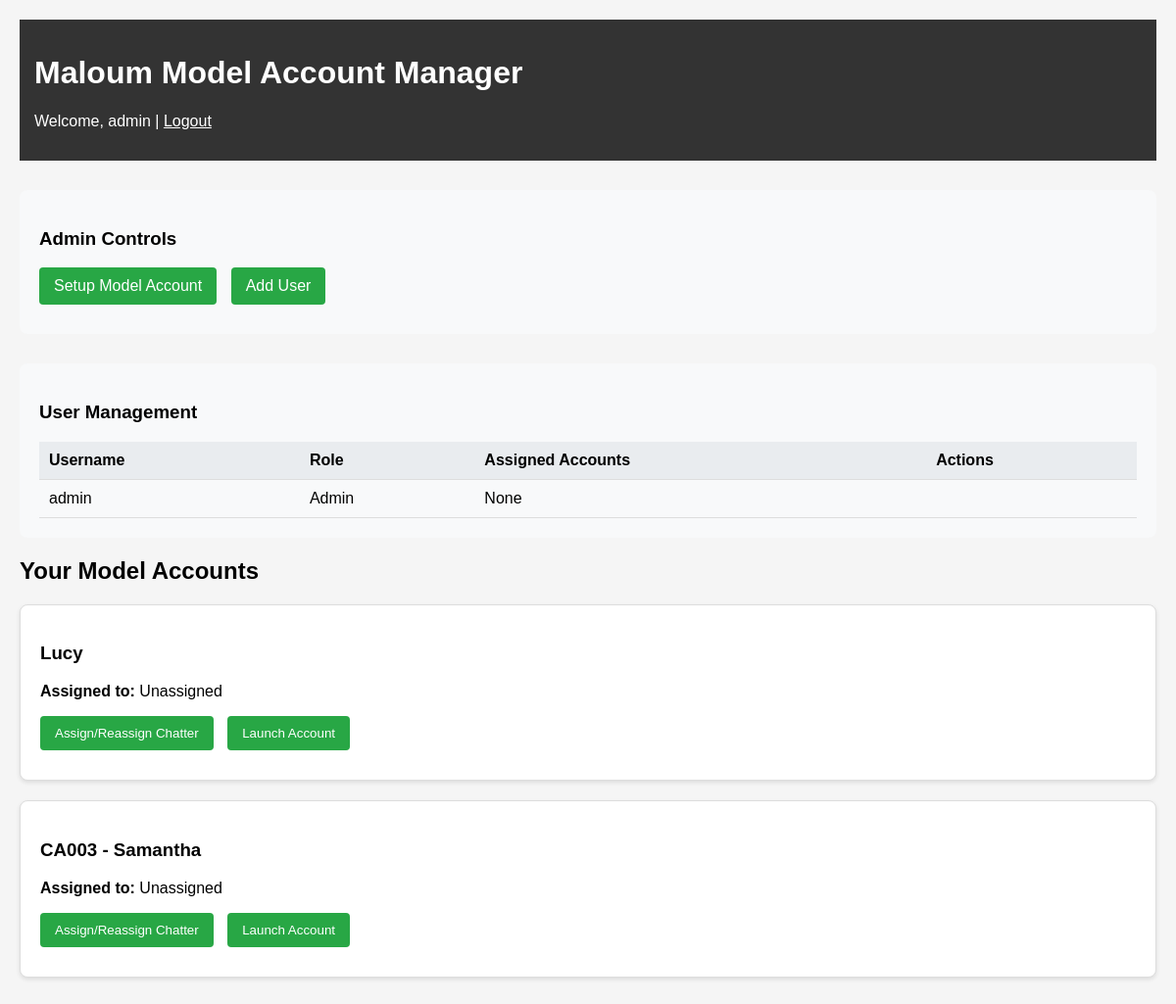
Page /dashboard (signed in) on the earlier database version.
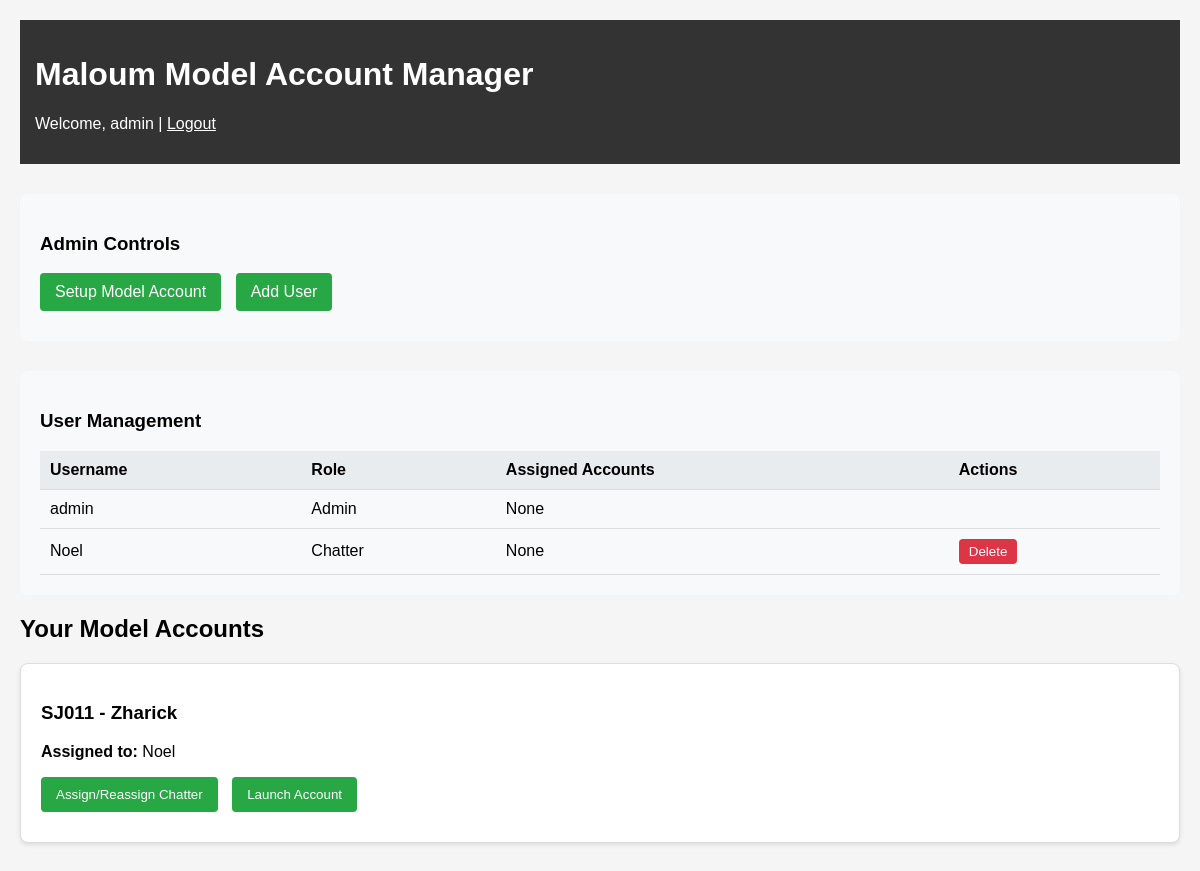
Same page on the later database version.
### app.py (models this page shows)
class User(UserMixin, db.Model):
    id = db.Column(db.Integer, primary_key=True)
    username = db.Column(db.String(150), unique=True, nullable=False)
    password_hash = db.Column(db.String(150), nullable=False)
    is_admin = db.Column(db.Boolean, default=False)  # To distinguish between admin and chatters

class ModelAccount(db.Model):
    id = db.Column(db.Integer, primary_key=True)
    model_username = db.Column(db.String(150), unique=True, nullable=False)  # Display name for chatters
    actual_username = db.Column(db.String(150), nullable=True)  # Actual login username (optional for backward compatibility)
    encrypted_password = db.Column(db.LargeBinary, nullable=False)
    assigned_chatters = db.relationship('User', secondary=account_chatters, backref='assigned_accounts')
    assigned_chatter_id = db.Column(db.Integer, db.ForeignKey('user.id'), nullable=True)
    chatter = db.relationship('User', backref='assigned_models_old')

### app.py (the view)
@app.route('/dashboard')
@login_required
def dashboard():
    if current_user.is_admin:
        accounts = ModelAccount.query.all()
        users = User.query.all()
        log_activity(current_user.id, 'view_dashboard', {'role': 'admin', 'account_count': len(accounts)})
    else:
        accounts = ModelAccount.query.filter(ModelAccount.assigned_chatters.any(id=current_user.id)).all()
        users = User.query.filter_by(is_admin=False).all()
        log_activity(current_user.id, 'view_dashboard', {'role': 'chatter', 'account_count': len(accounts)})
    app.logger.info(f'User {current_user.username} accessed dashboard')
    return render_template('dashboard.html', accounts=accounts, users=users)

### app.py (called while the page is built)
def log_activity(user_id, action, details=None):
    try:
        log_entry = ActivityLog(
            user_id=user_id,
            action=action,
            details=json.dumps(details) if details else None
        )
        db.session.add(log_entry)
        db.session.commit()
        app.logger.info(f'Activity logged: User {user_id}, Action: {action}')
    except Exception as e:
        app.logger.error(f'Error logging activity: {str(e)}')

@login_manager.user_loader
def load_user(user_id):
    return User.query.get(int(user_id))

### templates/dashboard.html (shortened to what this page needs)
{% extends "base.html" %}
{% block content %}
    {% if current_user.is_admin %}
    <div class="admin-section">
        <div class="admin-controls">
            <h3>Admin Controls</h3>
            <a href="{{ url_for('setup_accounts') }}" class="admin-btn">Setup Model Account</a>
            <a href="{{ url_for('add_user') }}" class="admin-btn">Add User</a>
        </div>
        <div class="user-management">
            <h3>User Management</h3>
            <table class="user-table">
                <thead>
                    <tr>
                        <th>Username</th>
                        <th>Role</th>
                        <th>Assigned Accounts</th>
                        <th>Actions</th>
                    </tr>
                </thead>
                <tbody>
                    {% for user in users %}
                    <tr>
                        <td>{{ user.username }}</td>
                        <td>{% if user.is_admin %}Admin{% else %}Chatter{% endif %}</td>
                        <td>
                            {% for account in user.assigned_models %}
                                {{ account.model_username }}{% if not loop.last %}, {% endif %}
                            {% else %}
                                None
                            {% endfor %}
                        </td>
                        <td>
                            {% if user.username != current_user.username %}
                            <button class="delete-btn" onclick="deleteUser({{ user.id }}, '{{ user.username }}')">Delete</button>
                            {% endif %}
                        </td>
                    </tr>
                    {% endfor %}
                </tbody>
            </table>
        </div>
    </div>
    {% endif %}
    <h2>Your Model Accounts</h2>
    {% for account in accounts %}
    <div class="account-card">
        <h3>{{ account.model_username }}</h3>
        {% if current_user.is_admin %}
            <p><strong>Assigned to:</strong>
                {% if account.assigned_chatters %}
                    {% for chatter in account.assigned_chatters %}
                        {{ chatter.username }}{% if not loop.last %}, {% endif %}
                    {% endfor %}
                {% else %}
                    Unassigned
                {% endif %}
            </p>
        {% endif %}
        <div>
            {% if current_user.is_admin %}
                <button class="admin-btn" onclick="assignToChatter({{ account.id }})">Assign/Reassign Chatter</button>
            {% endif %}
            <button class="admin-btn" onclick="launchAccount({{ account.id }})">Launch Account</button>
        </div>
    </div>
    {% endfor %}
{% endblock %}

### templates/base.html (shortened to what this page needs)
<!DOCTYPE html>
<html>
<head>
</head>
<body>
    <div class="header">
        <h1>Maloum Model Account Manager</h1>
        <p>Welcome, {{ current_user.username }} |
           <a href="{{ url_for('logout') }}" style="color: white;">Logout</a></p>
    </div>
    {% block content %}{% endblock %}
</body>
</html>

### templates/base.html (style rules this page uses)
body { font-family: Arial, sans-serif; margin: 0; padding: 20px; background-color: #f5f5f5; }
.header { background-color: #333; color: white; padding: 15px; margin-bottom: 30px; }
.account-card { background-color: white; border: 1px solid #ddd; border-radius: 8px; padding: 20px; margin-bottom: 20px; box-shadow: 0 2px 4px rgba(0,0,0,0.1); }
.admin-controls { margin-top: 30px; padding: 20px; background-color: #f8f9fa; border-radius: 8px; }
.admin-btn { display: inline-block; padding: 10px 15px; background-color: #28a745; color: white; text-decoration: none; border-radius: 4px; margin-right: 10px; margin-bottom: 10px; cursor: pointer; border: none; }
.user-management { margin-top: 30px; padding: 20px; background-color: #f8f9fa; border-radius: 8px; }
.user-table { width: 100%; border-collapse: collapse; margin-top: 15px; }
.user-table th, .user-table td { padding: 10px; text-align: left; border-bottom: 1px solid #ddd; }
.user-table th { background-color: #e9ecef; }
.delete-btn { padding: 5px 10px; background-color: #dc3545; color: white; border: none; border-radius: 4px; cursor: pointer; }
.admin-section { margin-bottom: 20px; }

Differences in the rows shown:
removed ModelAccount: model_username "CA003 - Samantha", shows "Unassigned"
added User: username "Noel", is_admin "Chatter"
changed ModelAccount: model_username "Lucy" → "SJ011 - Zharick"; no longer shows "Unassigned"
